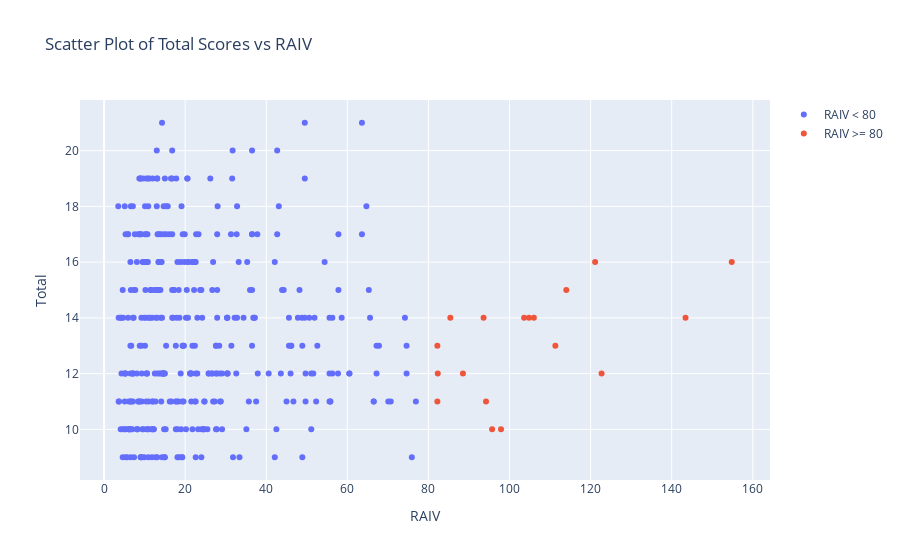

Notebook code cell kept with this figure:
### Markdown cell above
## 이상치와 아닌 데이터의 total 점수를 비교
x축에는 전체데이터의 RAIV, y축은 Total <br>

### Code cell
import plotly.graph_objs as go

# Filter merged_result based on RAIV_1 >= 80
merged_result_raiv_80 = merged_result[merged_result['RAIV'] >= 80]

# Create a scatter plot for RAIV_1 < 80
trace_raiv_lt_80 = go.Scatter(
    x=merged_result[merged_result['RAIV'] < 80]['RAIV'],
    y=merged_result[merged_result['RAIV'] < 80]['Total'],
    mode='markers',
    name='RAIV < 80'
)

# Create a scatter plot for RAIV_1 >= 80
trace_raiv_gte_80 = go.Scatter(
    x=merged_result_raiv_80['RAIV'],
    y=merged_result_raiv_80['Total'],
    mode='markers',
    name='RAIV >= 80'
)

# Create layout
layout = go.Layout(
    title="Scatter Plot of Total Scores vs RAIV",
    xaxis=dict(title='RAIV'),
    yaxis=dict(title='Total')
)

# Create figure and add traces
fig = go.Figure(data=[trace_raiv_lt_80, trace_raiv_gte_80], layout=layout)

# Show plot
fig.show()

### Figure 1 — Plotly figure (JSON) as saved in the notebook; plotly's stock layout.template omitted (floating-point values rounded to 4 significant figures; data arrays with more than 128 entries replaced by an {"elided": "..."} marker saying what was removed)
{"data": [{"mode": "markers", "name": "RAIV < 80", "type": "scatter", "x": {"elided": "371 float values"}, "y": {"elided": "371 int values"}}, {"mode": "markers", "name": "RAIV >= 80", "type": "scatter", "x": [95.7, 85.4, 114, 154.8, 94.2, 111.3, 103.6, 143.4, 93.6, 82.3, 88.5, 82.2, 82.2, 106, 121.1, 122.7, 104.8, 97.9], "y": [10, 14, 15, 16, 11, 13, 14, 14, 14, 12, 12, 13, 11, 14, 16, 12, 14, 10]}], "layout": {"title": {"text": "Scatter Plot of Total Scores vs RAIV"}, "xaxis": {"title": {"text": "RAIV"}}, "yaxis": {"title": {"text": "Total"}}}}
